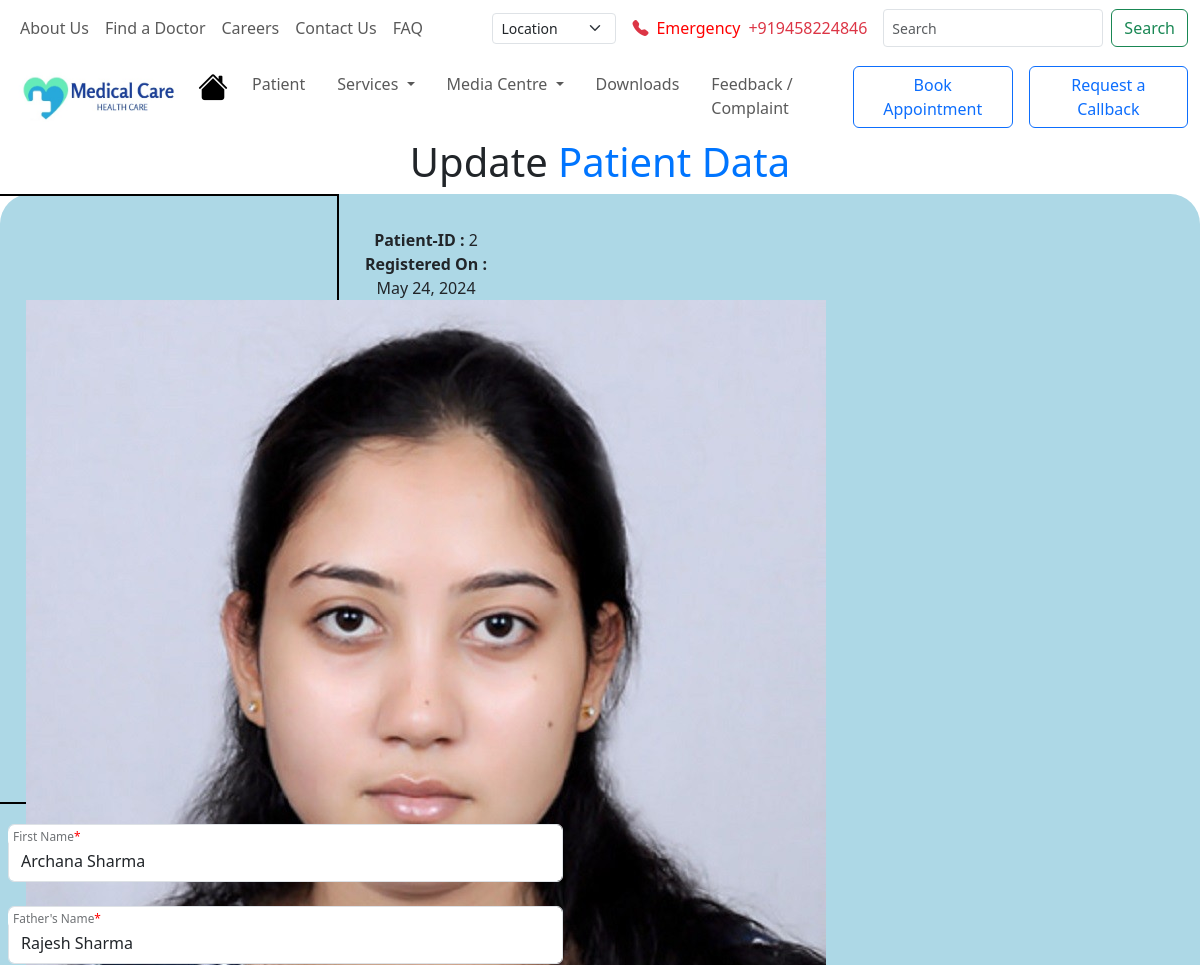
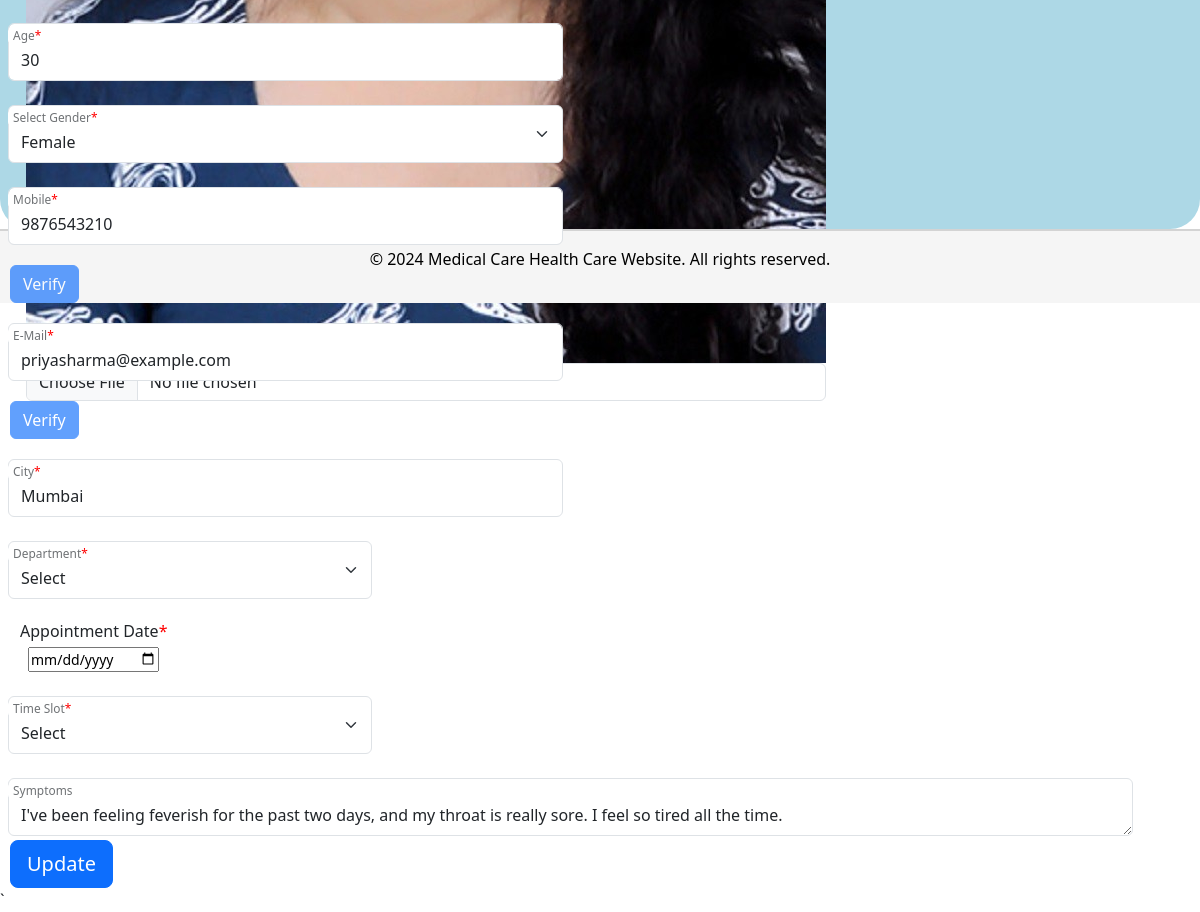
Page /patient/update/2 on the committed database (2 pictures, top to bottom).
### Patient/models.py (models this page shows, shortened)
class Patients(models.Model):
    patient_id = models.AutoField(primary_key=True, unique=True)
    patient_full_name = models.CharField(max_length=100)
    patient_father_name = models.CharField(max_length=100)
    patient_age = models.SmallIntegerField()
    patient_gender = models.CharField(max_length=10)
    patient_mobile = models.CharField(max_length=10,unique=True)
    patient_email = models.EmailField(max_length=100,unique=True)
    patient_city = models.CharField(max_length=50)
    patient_symptoms = models.CharField(max_length=1000)
    registeration_time = models.DateField(auto_now_add=True)
    patient_image = models.ImageField(upload_to='patient_image/',null=True) # For uploaded photo

### Patient/views.py (the view, shortened to what this page needs)
# urls.py: path('update/<int:id>',views.update_patient,name='update'),
def update_patient(request,id):
    patient = models.Patients.objects.get(patient_id = id)
    return render(request,'Patient/update.html',context={'patient':patient})

### Patient/templates/Patient/update.html (shortened to what this page needs)
<!DOCTYPE html>
{% load static %}
<html lang="en">
<head>
    <link href="https://cdn.jsdelivr.net/npm/bootstrap@5.3.3/dist/css/bootstrap.min.css" rel="stylesheet">
    <link rel="stylesheet" href="https://cdn.jsdelivr.net/npm/bootstrap-icons@1.11.3/font/bootstrap-icons.min.css">
    <link rel="stylesheet" href="{% static 'css/update.css' %}">
</head>
<body>
    {% include 'navbar.html' %}
    <h1 class="heading">Update <span>Patient Data</span></h1>
    <div class="patient-data">
        <form class="row g-3 needs-validation" action= "{% url 'Patient:update' id=patient.patient_id %}" method="POST" enctype="multipart/form-data" novalidate>
        <div class="left-side">
            <span><b>Patient-ID : </b>{{patient.patient_id}}</span>
            <span><b>Registered On : </b></span>
            <span>{{patient.registeration_time}}</span>
            <div class="img">
                <img src="{{patient.patient_image.url}}" alt="patient-image"><br>
                <div class="input-group">
                    <input type="file" class="form-control" id="inputGroupFile04" aria-describedby="inputGroupFileAddon04" aria-label="Upload" name="image">
                </div>
            </div>
        </div>
        <div class="right-side">
                <div class="col-md-6">
                    <div class="form-floating mb-3 form-control-sm">
                        <input name= "full_name" type="text" class="form-control" id="full_name" placeholder="Full Name" value="{{patient.patient_full_name}}">
                        <label for="full_name">First Name<font color="red">*</font></label>
                    </div>
                </div>
                <div class="col-md-6">
                    <div class="form-floating mb-3 form-control-sm">
                        <input name="father_name" type="text" class="form-control" id="father_name" placeholder="Father's Name" value="{{patient.patient_father_name}}">
                        <label for="father_name">Father's Name<font color="red">*</font></label>
                    </div>
                </div>
                <div class="col-md-6">
                    <div class="form-floating mb-3 form-control-sm">
                        <input name="age" type="text" class="form-control" id="age" placeholder="Age" value="{{patient.patient_age}}">
                        <label for="age">Age<font color="red">*</font></label>
                    </div>
                </div>
                <div class="col-md-6">
                    <div class="form-floating mb-3 form-control-sm">
                        <select name= "gender" class="form-select" aria-label="Default select example">
                        {% if patient.patient_gender == 'male' %}
                            <option>Select</option>
                            <option selected value="male">Male</option>
                            <option value="female">Female</option>
                            <option value="other">Other</option>
                        {% elif patient.patient_gender == 'female' %}
                            <option selected value="female">Female</option>
                        {% elif patient.patient_gender == 'other' %}
                            <option>Select</option>
                            <option value="male">Male</option>
                            <option value="female">Female</option>
                            <option selected value="other">Other</option>
                        {% endif %}
                        </select>
                        <label for="gender">Select Gender<font color="red">*</font></label>
                    </div>
                </div>
                <div class="col-md-6">
                    <div class="form-floating mb-3 form-control-sm">
                        <input name= "mobile" type="text" class="form-control" id="mobile" placeholder="Mobile" maxlength="10" minlength="10" value="{{patient.patient_mobile}}">
                        <label for="mobile">Mobile<font color="red">*</font></label>
                    </div>
                    <div class="col-sm-6">
                        <button type="submit" class="btn btn-primary mb-3" style="margin-left: 10px;" disabled>Verify</button>
                    </div>
                </div>
                <div class="col-md-6">
                    <div class="form-floating mb-3 form-control-sm">
                        <input name= "email" type="email" class="form-control" id="email" placeholder="Email" value="{{patient.patient_email}}">
                        <label for="email">E-Mail<font color="red">*</font></label>
                    </div>
                    <div class="col-sm-6">
                        <button type="submit" class="btn btn-primary mb-3" style="margin-left: 10px;" disabled>Verify</button>
                    </div>
                </div>
                <div class="col-md-6">
                    <div class="form-floating mb-3 form-control-sm">
                        <input name= "city" type="text" class="form-control" id="city" placeholder="City" value="{{patient.patient_city}}">
                        <label for="city">City<font color="red">*</font></label>
                    </div>
                </div>
                <div class="col-md-4">
                    <div class="form-floating mb-3 form-control-sm">
                        <select name="department" class="form-select" aria-label="Default select example">
                            <option selected>Select</option>
                        </select>
                        <label for="department">Department<font color="red">*</font></label>
                    </div>
                </div>
                <div class="col-md-4">
                    <label for="appointment_date" style="margin-left: 20px;">Appointment Date<font color="red">*</font></label>
                    <div class="form-floating mb-3 form-control-sm" style="margin-left: 20px;">
                        <input name= "appointment_date" type="date" id="appointment_date" name="appointment_date">
                    </div>
                </div>
                <div class="col-md-4">
                    <div class="form-floating mb-3 form-control-sm">
                        <select name="appointment_time_slot" class="form-select" aria-label="Default select example">
                            <option selected>Select</option>
                        </select>
                        <label for="appointment_time_slot">Time Slot<font color="red">*</font></label>
                    </div>
                </div>
                <div class="col-md-12">
                    <div class="form-floating form-control-sm">
                        <textarea name= "symptoms" class="form-control" id="symptoms">{{patient.patient_symptoms}}</textarea>
                        <label for="symptoms">Symptoms</label>
                    </div>
                </div>
                <div class="col-12">
                    <button type="submit" class="btn btn-primary btn-lg" style="margin-left: 10px;">Update</button>
                </div>`
            </div>
        </form>
    </div>
    {% include 'footer.html' %}
</body>
</html>

### Patient/static/css/update.css (style rules this page uses)
.heading { text-align: center; }
.heading>span { color: #0075ff; }
.patient-data { height: 1000px; width: 100%; background-color: lightblue; display: flex; border-radius: 30px 30px 30px 30px; }
.left-side { border: 2px solid black; width: 30%; height: 60%; display: grid; place-items: center; padding: 2em; }

### static/css/footer.css (style rules this page uses)
body { min-height: 100vh; display: flex; flex-direction: column; }

### rows in the picture
Patients: patient_id "2", registeration_time "May 24, 2024", patient_image (picture), full_name "Archana Sharma", father_name "Rajesh Sharma", age "30", gender "Female", mobile "9876543210", email "priyasharma@example.com", city "Mumbai", symptoms "I've been feeling feverish for the past two days, and my throat is really sore. I feel so tired all the time."
